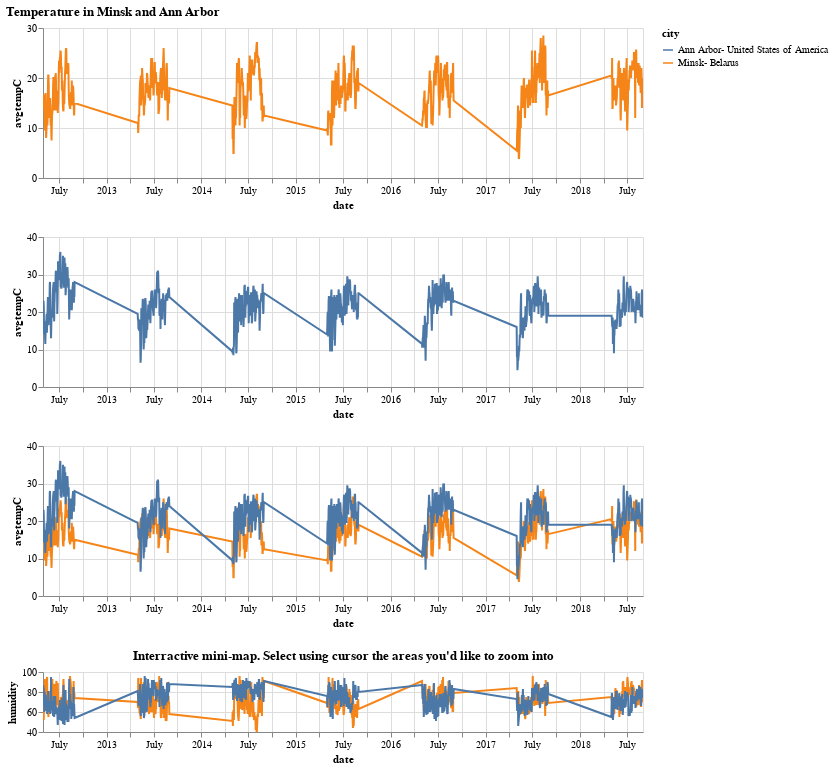

Write notebook code for a chart like this one.
### Code cell
msk = msk.encode(y=alt.Y('avgtempC:Q'))
aa = aa.encode(y=alt.Y('avgtempC:Q')) 
alt.vconcat(msk,aa,msk+aa,lower).properties(title='Temperature in Minsk and Ann Arbor')

### Figure 1 — Vega-Lite specification as saved in the notebook (floating-point values rounded to 4 significant figures; data arrays with more than 128 entries replaced by an {"elided": "..."} marker saying what was removed)
{"$schema": "https://vega.github.io/schema/vega-lite/v2.6.0.json", "config": {"view": {"height": 300, "width": 400}}, "datasets": {"data-0ebcd4c54c45634a3e8682bfc50d5de7": {"elided": "861 records"}, "data-31255cb7335b7326a0bd8d16eb2b1301": {"elided": "861 records"}}, "title": "Temperature in Minsk and Ann Arbor", "vconcat": [{"data": {"name": "data-31255cb7335b7326a0bd8d16eb2b1301"}, "encoding": {"color": {"field": "city", "type": "nominal"}, "x": {"field": "date", "scale": {"domain": {"selection": "selector001"}}, "type": "temporal"}, "y": {"field": "avgtempC", "type": "quantitative"}}, "height": 150, "mark": "line", "width": 600}, {"data": {"name": "data-0ebcd4c54c45634a3e8682bfc50d5de7"}, "encoding": {"color": {"field": "city", "type": "nominal"}, "x": {"field": "date", "scale": {"domain": {"selection": "selector001"}}, "type": "temporal"}, "y": {"field": "avgtempC", "type": "quantitative"}}, "height": 150, "mark": "line", "width": 600}, {"layer": [{"data": {"name": "data-31255cb7335b7326a0bd8d16eb2b1301"}, "encoding": {"color": {"field": "city", "type": "nominal"}, "x": {"field": "date", "scale": {"domain": {"selection": "selector001"}}, "type": "temporal"}, "y": {"field": "avgtempC", "type": "quantitative"}}, "height": 150, "mark": "line", "width": 600}, {"data": {"name": "data-0ebcd4c54c45634a3e8682bfc50d5de7"}, "encoding": {"color": {"field": "city", "type": "nominal"}, "x": {"field": "date", "scale": {"domain": {"selection": "selector001"}}, "type": "temporal"}, "y": {"field": "avgtempC", "type": "quantitative"}}, "height": 150, "mark": "line", "width": 600}]}, {"layer": [{"data": {"name": "data-31255cb7335b7326a0bd8d16eb2b1301"}, "encoding": {"color": {"field": "city", "type": "nominal"}, "x": {"field": "date", "scale": {"domain": {"selection": "selector001"}}, "type": "temporal"}, "y": {"field": "humidity", "scale": {"domain": [40, 100]}, "type": "quantitative"}}, "height": 60, "mark": "line", "width": 600}, {"data": {"name": "data-0ebcd4c54c45634a3e8682bfc50d5de7"}, "encoding": {"color": {"field": "city", "type": "nominal"}, "x": {"field": "date", "scale": {"domain": {"selection": "selector001"}}, "type": "temporal"}, "y": {"field": "humidity", "scale": {"domain": [40, 100]}, "type": "quantitative"}}, "height": 150, "mark": "line", "selection": {"selector001": {"encodings": ["x"], "mark": {"fill": "#333", "fillOpacity": 0.125, "stroke": "white"}, "on": "[mousedown, window:mouseup] > window:mousemove!", "resolve": "global", "translate": "[mousedown, window:mouseup] > window:mousemove!", "type": "interval", "zoom": "wheel!"}}, "width": 600}], "title": "Interractive mini-map. Select using cursor the areas you'd like to zoom into"}]}
